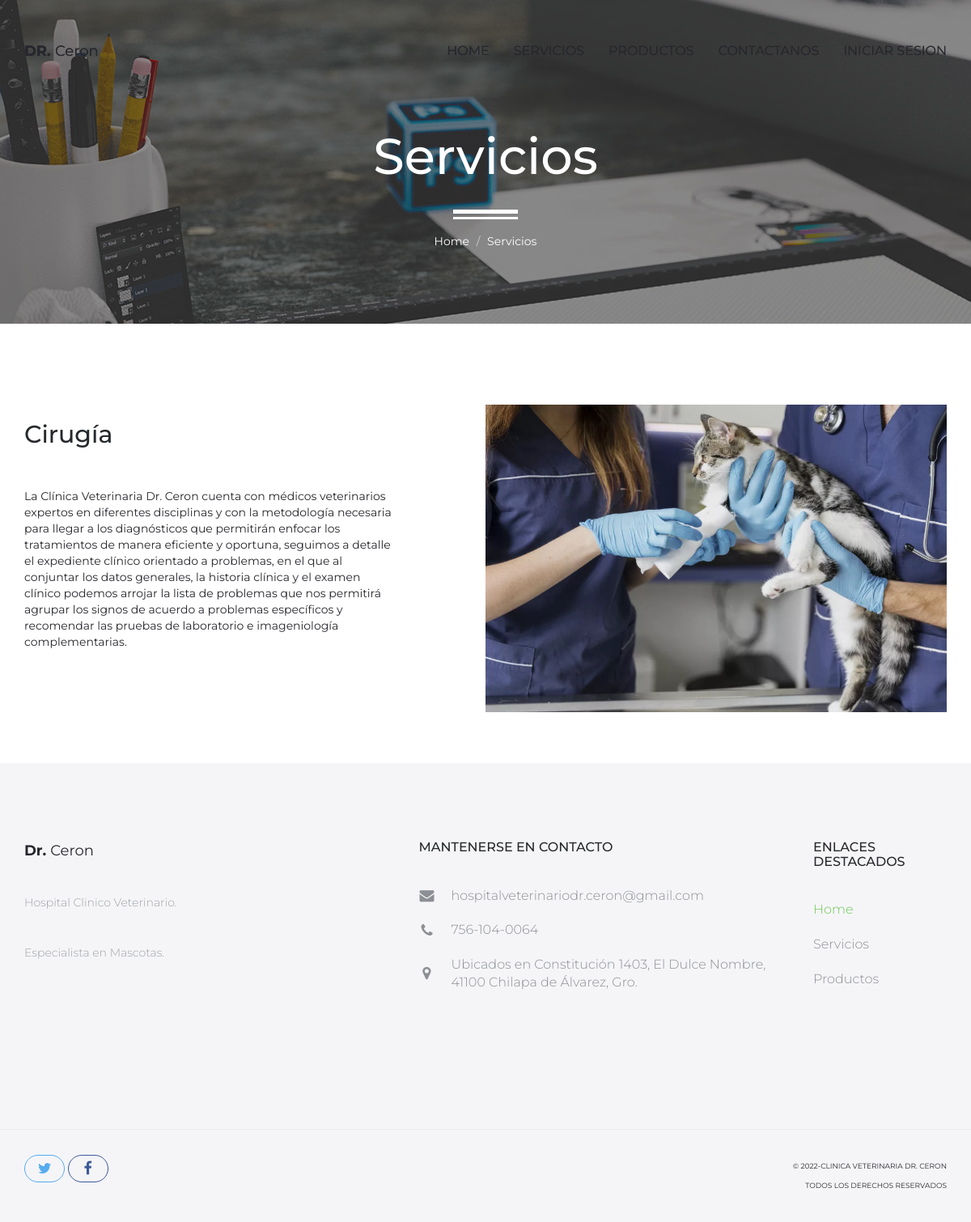
/services.php, run on the app's committed database.
### tables this page shows
CREATE TABLE `services` (
  `id` int(11) NOT NULL,
  `name_serv` varchar(255) DEFAULT NULL,
  `description` varchar(1000) DEFAULT NULL,
  `estado` int(20) DEFAULT NULL,
  `img` mediumblob DEFAULT NULL
);

### services.php (the view)
<?php
require 'dashboard/scripts/db.php';
$servicios = $conn->query("SELECT * FROM services WHERE estado = 1");
?>
<?php require "partials/header.php" ?>
    <div id="hero" class="hero overlay subpage-hero portfolio-hero">
        <div class="hero-content">
            <div class="hero-text">
                <h1>Servicios</h1>
                <ol class="breadcrumb">
                  <li class="breadcrumb-item"><a href="index.php">Home</a></li>
                  <li class="breadcrumb-item"><a href="services.php">Servicios</a></li>
                </ol>
            </div>
        </div>
    </div>
    <main id="main" class="site-main">
    <?php foreach ($servicios as $servicio) : ?>
    <section class="site-section section-features">
        <div class="container">
            <div class="row">
                <div class="col-sm-5">
                    <h2> <?= $servicio['name_serv'] ?> </h2>
                    <div class="testimonial-author">
                    <?= $servicio['description'] ?>
                    </div>
                </div>
                <div class="col-sm-7 hidden-xs">
                    <img src="dashboard/imagesServices/<?= $servicio['img'] ?>" alt="">
                </div>
            </div>
        </div>
    </section>
    <?php endforeach ?>
<?php require "partials/footer.php" ?>

### assets/css/style.css (style rules this page uses)
a { transition: all 0.25s ease-in-out; -moz-transition: all 0.25s ease-in-out; -webkit-transition: all 0.25s ease-in-out; -o-transition: all 0.25s ease-in-out; -ms-transition: all 0.25s ease-in-out; cursor: pointer; color: #9fa3a7; }
h1 { font-size: 62px; }
h2 { font-size: 42px; }
h1,h2,h3,h4,h5 { color: #26292c; }
html, body { width: 100%; height: 100%; margin: 0; padding: 0; font-family: 'Montserrat', sans-serif; color: #26272d; }
.hero { background: url(../images/header-01.jpg) no-repeat center / cover; height: 100%; width: 100%; display: table; position: relative; }
.overlay:before { content: ''; background-color: rgba(255, 255, 255, 0.35); height: 100%; width: 100%; position: absolute; top: 0; left: 0; z-index: 0; }
.hero-content { display: table-cell; vertical-align: middle; padding-top: 75px; }
.hero-text { max-width: 890px; width: 100%; margin: 0 auto; padding: 0 15px; text-align: center; }
.hero-text h1 { position: relative; margin: 0; }
.hero .breadcrumb { padding-top: 60px; margin-bottom: 0; }
.hero .breadcrumb:before { content: ''; display: block; position: absolute; left: 50%; bottom: 45px; height: 12px; width: 80px; border-top: 5px solid #fff; border-bottom: 3px solid #fff; transform: translateX(-50%); -moz-transform: translateX(-50%); -webkit-transform: translateX(-50%); -o-transform: translateX(-50%); -ms-transform: translateX(-50%); }
.subpage-hero { height: 400px; }
.subpage-hero.overlay:before { background-color: rgba(38,39,45,0.5); }
.subpage-hero .hero-content, .subpage-hero .hero-content h1, .subpage-hero a { color: #fff; }
.portfolio-hero { background: url(../img/portfolio-hero.jpg) no-repeat center / cover; }
.site-section { padding: 100px 0 140px; }
.section-features h2 { padding-bottom: 40px; font-size: 30px; }
.section-features img { position: absolute; right: 15px; height: 380px; }
.breadcrumb { background-color: transparent; position: relative; }

### data on the page
services: name_serv "Cirugía", description "La Clínica Veterinaria Dr. Ceron cuenta con médicos veterinarios expertos en diferentes disciplinas y con la metodología necesaria para llegar a los diagnósticos que permitirán enfocar los tratamientos de manera eficiente y oportuna, seguimos a detalle el expediente clínico orientado a problemas, en el que al conjuntar los datos generales, la historia clínica y el examen clínico podemos arrojar la lista de problemas que nos permitirá agrupar los signos de acuerdo a problemas específicos y recomendar las pruebas de laboratorio e imageniología complementarias.", img (picture)
